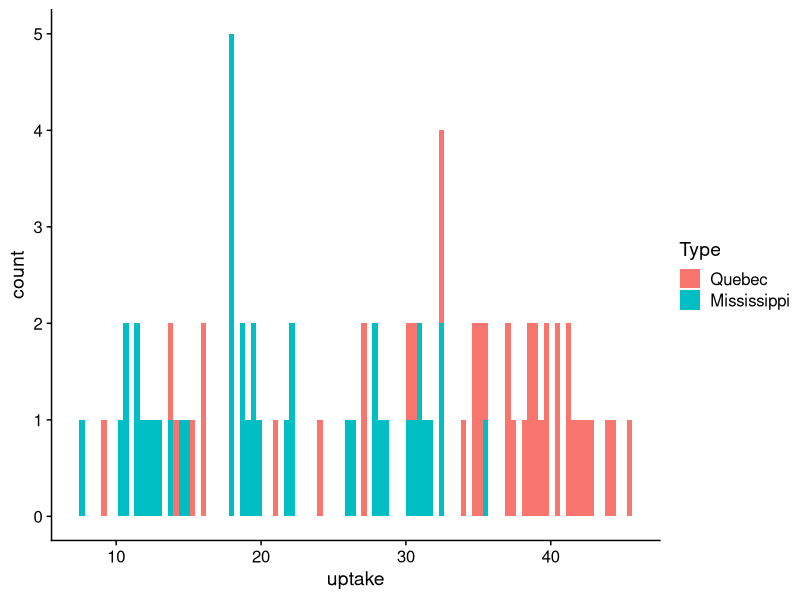
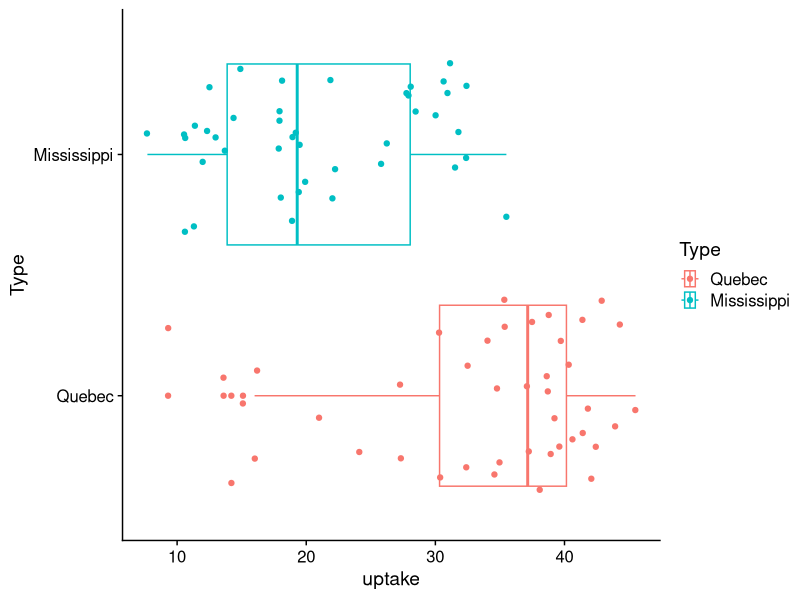
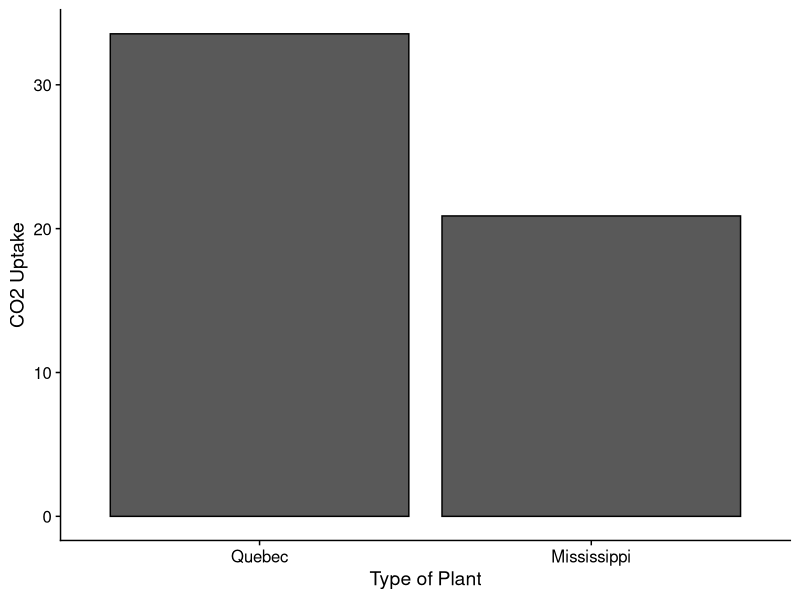
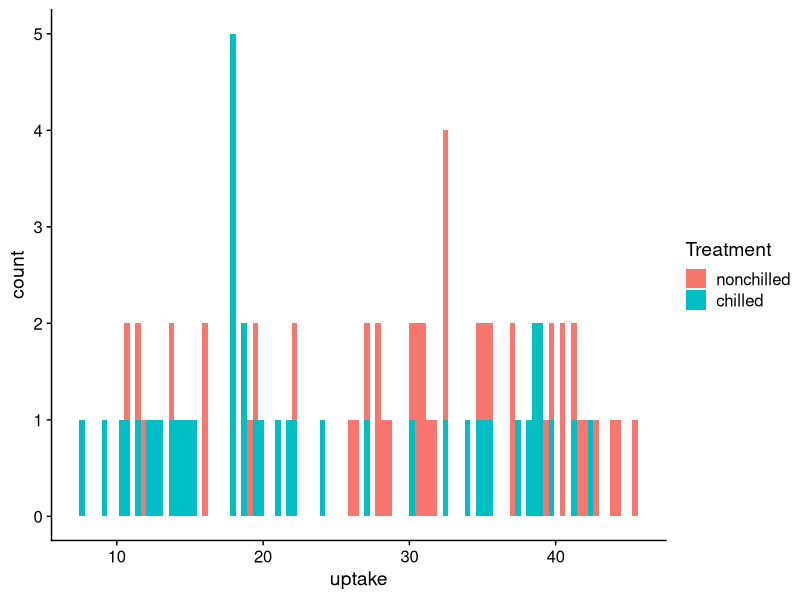
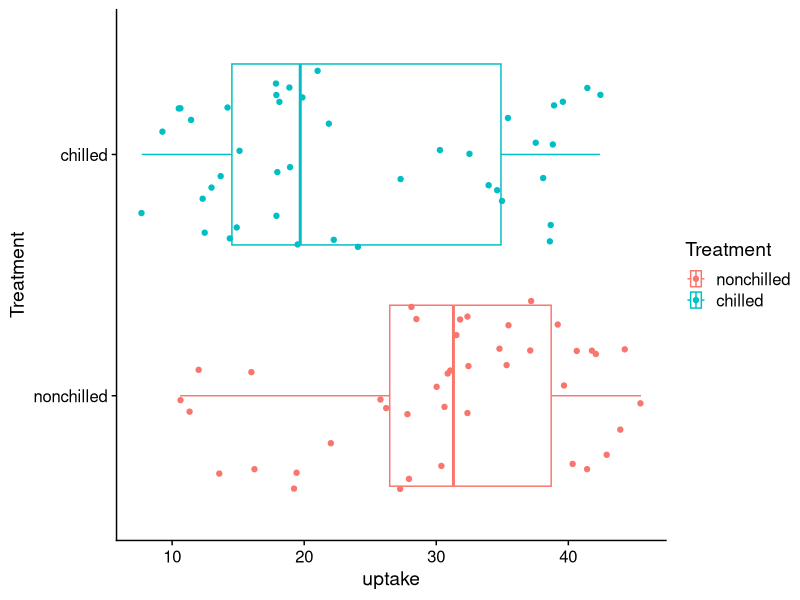
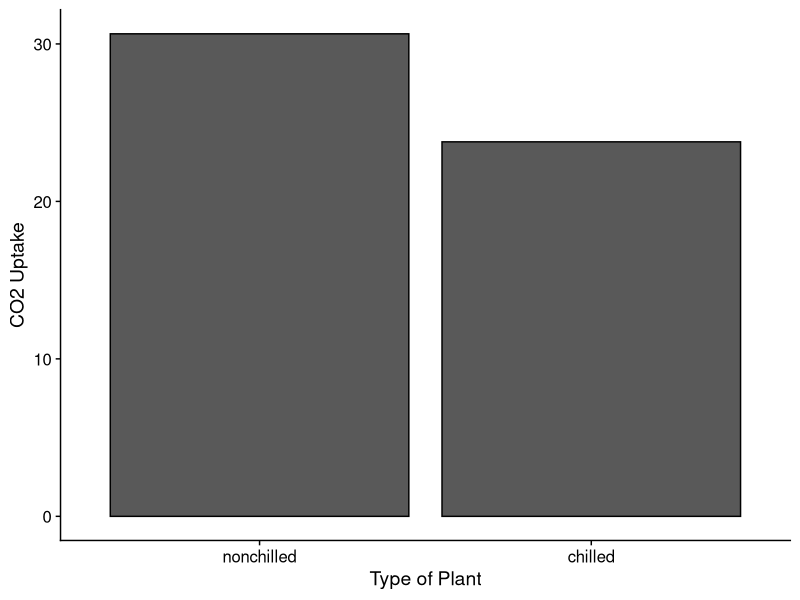

The R script that drew these images, in order:
## ---- chunk 1
if (!require("datasets")) install.packages("datasets"); library(datasets)
if (!require("tidyverse")) install.packages("tidyverse"); library(tidyverse)
if (!require("dbplyr")) install.packages("dbplyr"); library(dbplyr)
if (!require("ggplot2")) install.packages("ggplot2"); library(ggplot2)
if (!require("cowplot")) install.packages("cowplot"); library(cowplot)
## ---- chunk 2
data("CO2")
min(CO2$uptake,na.rm=TRUE)
max(CO2$uptake,na.rm=TRUE)
mean(CO2$uptake,na.rm=TRUE)
median(CO2$uptake,na.rm=TRUE)
sd(CO2$uptake,na.rm=TRUE)

## ---- chunk 3
summary_stats_type<- CO2 |>
  group_by(Type) |>
  summarise(count_uptake=n(),
            min_uptake=min(uptake), 
            max_uptake=max(uptake),
            mean_uptake=mean(uptake),
            median_uptake=median(uptake), 
            sd_uptake=sd(uptake))
print(summary_stats_type)
## ---- chunk 4
# perform summary statistics here! 
## ---- chunk 5
t.test(uptake~Type, data=CO2)
## ---- chunk 6
# perform a two-sample t-test here 
## ---- chunk 7
type_anova<-aov(uptake~Type, data=CO2)
summary(type_anova)
## ---- chunk 8
# perform one-way ANOVA here!
## ---- chunk 9
try<-aov(uptake ~ Treatment * Type, data= CO2)
summary(try)
## ---- chunk 10
ggplot(CO2) +
  aes(x = uptake, fill = Type) +
  geom_histogram(bins=100) +
  theme_cowplot()
## ---- chunk 11

## ---- chunk 12
ggplot(CO2, aes(x = uptake, y = Type, color = Type)) +
    geom_boxplot() + geom_jitter() +theme_cowplot()

## ---- chunk 13


## ---- chunk 14
ggplot(CO2, aes(x = Type, y=uptake), fill = Type) + geom_bar(stat = "summary", position = "dodge", color = "black")+ theme_cowplot() + scale_fill_grey()+ xlab("Type of Plant") + ylab("CO2 Uptake")

## ---- chunk 15

## ---- chunk 16
CO2$Type <- as.factor(CO2$Type)

lmType <- lm(uptake ~ Type, data = CO2)
summary(lmType)
## ---- chunk 17

## ---- chunk 18
ggplot(CO2) +
  aes(x = uptake, fill = Treatment) +
  geom_histogram(bins=100) +
  theme_cowplot()
## ---- chunk 19
ggplot(CO2, aes(x = uptake, y = Treatment, color = Treatment)) +
    geom_boxplot() + geom_jitter() +theme_cowplot()
## ---- chunk 20
ggplot(CO2, aes(x = Treatment, y=uptake), fill = Treatment) + geom_bar(stat = "summary", position = "dodge", color = "black")+ theme_cowplot() + scale_fill_grey()+ xlab("Type of Plant") + ylab("CO2 Uptake")

## ---- chunk 21
CO2$Treatment <- as.factor(CO2$Treatment)

lmTreatment <- lm(uptake ~ Treatment, data = CO2)
summary(lmTreatment)
